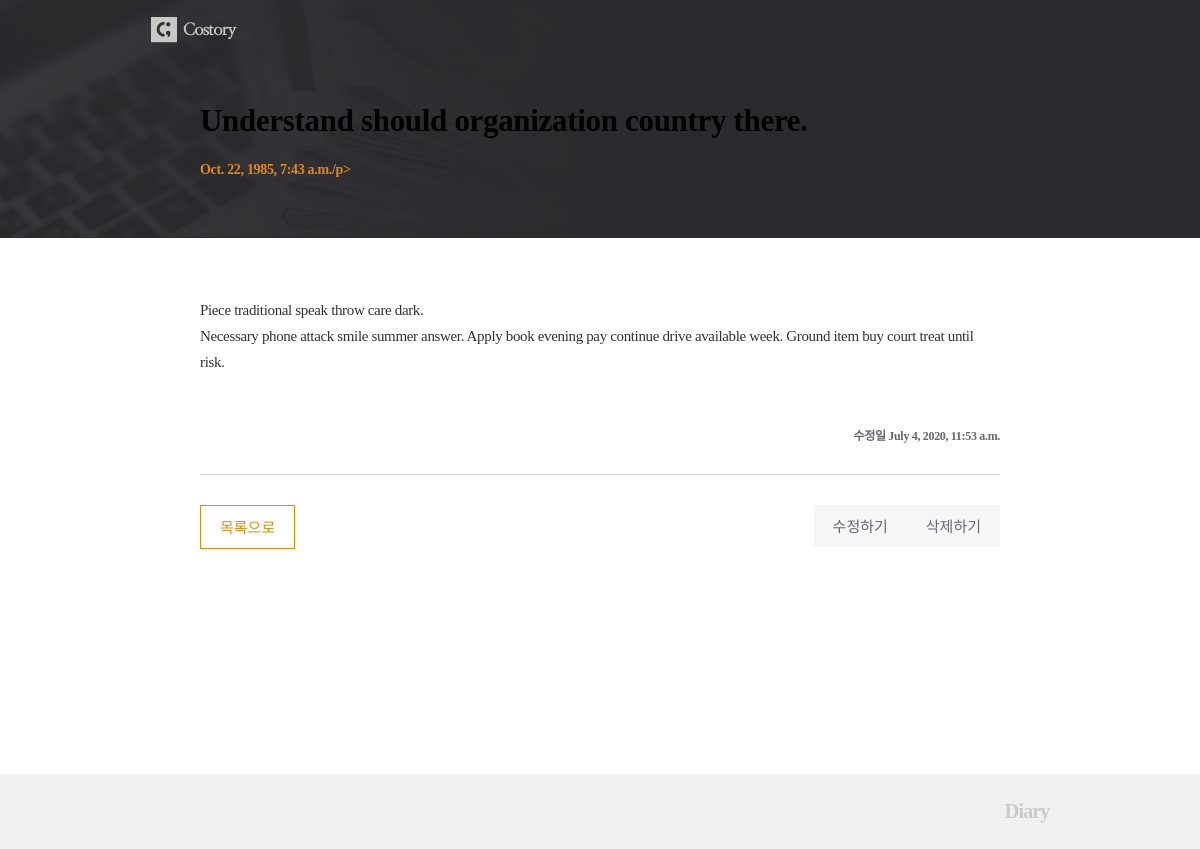
Screenshot of /posts/67/ with the database file from the repository.
### posts/models.py (models this page shows, shortened)
class Post(models.Model):
    title = models.CharField(max_length=50, unique=True, error_messages={'unique': '이미 동일한 제목으로 쓴 글이 있습니다.'})
    content = models.TextField(validators=[MinLengthValidator(10, '10자 이상 적어주세요!'),
                                           validate_symbols])
    dt_created = models.DateTimeField(verbose_name='Date Created', auto_now_add=True)
    dt_modified = models.DateTimeField(verbose_name='Date Modified', auto_now=True)

### posts/views.py (the view)
# urls.py: path('posts/<int:post_id>/', views.post_detail, name='post-detail'),
def post_detail(request, post_id):
    post = get_object_or_404(Post, id=post_id)
    context = {"post": post}
    return render(request, 'posts/post_detail.html', context=context)

### posts/templates/posts/post_detail.html
{% extends 'posts/base.html' %}
{% load static %}
{% block css %}
    <link rel="stylesheet" href="{% static 'posts/css/post_detail.css' %}">
{% endblock css %}
{% block post_header %}
    <div class="container">
        <h1 class="title">{{ post.title }}</h1>
        <p class="date">{{ post.dt_created }}/p>
    </div>
{% endblock post_header %}
{% block content %}
    <div class="content">
        <p class="text">{{ post.content|linebreaksbr }}</p>
        <p class="date_md">수정일 <span>{{ post.dt_modified }}</span></p>
    </div>
    <div class="btn">
        <div class="btn_list"><a href="{% url 'post-list' %}">목록으로</a></div>
        <div class="right-btn">
            <div class="btn_modify"><a href={% url 'post-update' post.id %}>수정하기</a></div>
            <div class="btn_delete"><a href={% url 'post-delete' post.id %}> 삭제하기</a></div>
        </div>
    </div>
{% endblock content %}

### posts/static/posts/css/post_detail.css (style rules this page uses)
* { font-family: 'Maple', NanumMyeongjo, serif; }
h1,h2,h3,p,a,ul,li { margin: 0; padding: 0; font-weight: 200; list-style: none; text-decoration: none; outline: none; color: black; }
html { position: relative; min-height: 100%; margin: 0; }
body { min-height: 100%; margin: 0; padding: 0; background: #fff; -webkit-font-smoothing: antialiased; -moz-osx-font-smoothing: auto; }
.container { width: 800px; margin: 0 auto; }
.title { padding: 43px 0 23px; font-size: 31px; font-weight: bold; color: #ff; letter-spacing: -0.32px; }
.date { padding-bottom: 60px; font-size: 14px; font-weight: bold; color: #e38917; letter-spacing: -0.32px; }
.content { margin-top: 60px; padding-bottom: 30px; border-bottom: 1px solid #d8d8d8; }
.content .text { font-size: 15px; color: #333236; line-height: 1.73; letter-spacing: -0.35px; }
.content .date_md { padding-top: 50px; text-align: right; font-size: 12px; font-weight: bold; color: #69666d; letter-spacing: -0.32px; }
.btn { overflow: hidden; margin-top: 30px; }
.right-btn { float: right; }
.btn_list { float: left; }
.btn_delete { float: left; }
.btn_modify { margin-left: 16px; float: left; }
.btn_list a { display: inline-block; padding: 10px 19px 11px; color: #e38917; font-size: 15px; border: 1px solid #e38917; }
.btn_delete a { display: inline-block; padding: 10px 19px 11px; font-size: 15px; color: #69666d; background: #f6f6f6; }
.btn_modify a { display: inline-block; padding: 10px 19px 11px; font-size: 15px; color: #69666d; background: #f6f6f6; }

### rows the page displays
Post: title "Understand should organization country there.", dt_created "Oct. 22, 1985, 7:43 a.m.", content "Piece traditional speak throw care dark. Necessary phone attack smile summer answer. Apply book evening pay continue drive available week. Ground item buy court treat until risk.", dt_modified "July 4, 2020, 11:53 a.m."
